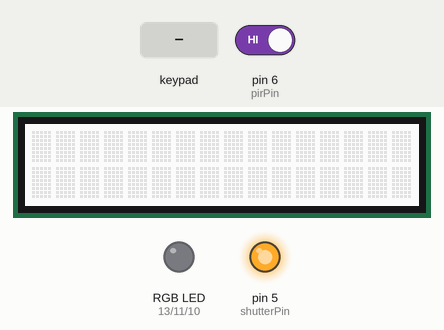
This sketch was run on a simulated Arduino Uno, built with avr-gcc and run on an emulated ATmega328P. Shown: 16×2 character LCD, an RGB LED mixed from three pins (HIGH = lit), output pins drawn as LEDs (lit = HIGH). Inputs (shaded band) come from the test bench; at power-on: pin 6 (pirPin) HIGH. What the sketch prints to the serial monitor is not drawn.

Above: at 4.6 s.
4.7 s: key 'U' pressed
At 5.5 s:
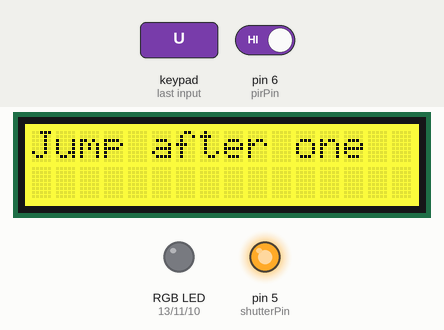
At 6.4 s:
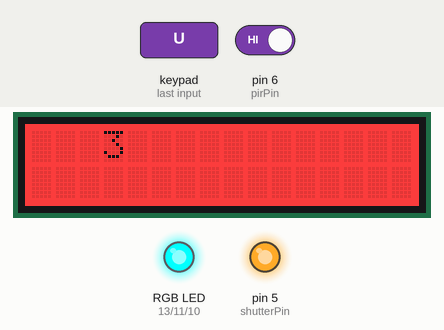
8.8 s: key 'D' pressed
At 11.0 s:
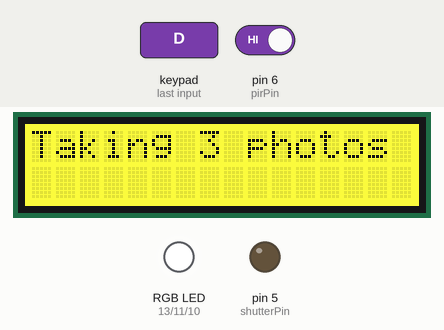
Timing chart, 0 to 21.3 s (numbered marks = the images above; inputs shaded):
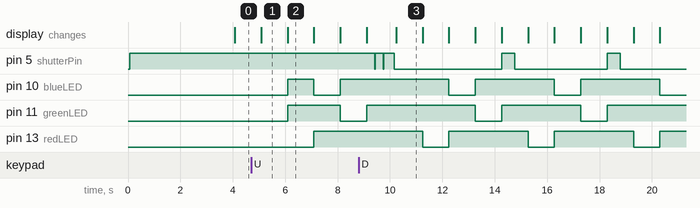

The sketch:

Photobooth.ino
```cpp
// ----------------------------------------
// Photobooth Code (this is the one you'll actually be using)
// ----------------------------------------

#include <Wire.h>
#include <Adafruit_RGBLCDShield.h>
#include <Adafruit_MCP23017.h>


Adafruit_RGBLCDShield lcd = Adafruit_RGBLCDShield();

// Set backlight color
#define RED 0x1
#define YELLOW 0x3
#define GREEN 0x2
#define TEAL 0x6
#define BLUE 0x4
#define VIOLET 0x5
#define WHITE 0x7

int shutterPin = 5; //digital 5 that connects to camera shutter
int pirPin = 6; //digital 6
int intMotion = 0;       // initialize motion to zero
int intNoMotion = 0;

int greenLED=11;     // initialize pin to 11
int blueLED=10;     // initialize pin to 10
int redLED=13;     // intialize pin to 13

boolean buttonselect;

void setup(){
Serial.begin(9600);
pinMode(pirPin, INPUT);
lcd.begin(16, 2);
int time = millis();
time = millis() - time;

pinMode(greenLED, OUTPUT);
pinMode(blueLED, OUTPUT);
pinMode(redLED, OUTPUT);
pinMode(shutterPin, OUTPUT);

digitalWrite(shutterPin, HIGH); // TEST pass!
}


void loop(){
uint8_t buttons = lcd.readButtons();
int pirVal = digitalRead(pirPin);

if(pirVal == LOW){                 //was motion detected
Serial.println("Motion Detected");
delay(1000);
intMotion = intMotion+1;
if(intMotion>3){
lcd.setBacklight(VIOLET);
lcd.setCursor(0, 0);
lcd.print ("Photobooth");
lcd.setCursor (0,1);
lcd.print ("Take a photo");
delay(2000);                   // 2 second delay
lcd.setCursor(0,0);
lcd.print("Select for Pic");
lcd.setCursor(0,1);
lcd.print("UP for Jump");
delay(3000);                  // 3 second delay
lcd.clear();
lcd.setCursor(0,0);
lcd.print("LEFT: 2 RIGHT: 4");  // the 4 is currently displaying over all over the following iterations.
lcd.setCursor(0,1);
lcd.clear();
lcd.print("DOWN: 3 PICS");
delay(1000);                    // 1 second delay
lcd.clear();
lcd.setCursor(0,0);
}
}

if (buttons) {                     // goal is: "if" sensor "then photo"
lcd.clear();
lcd.setCursor(0,0);
//SELECT BUTTON --> TAKES 1 PHOTO
if (buttons & BUTTON_SELECT) {
intMotion = 0;

lcd.clear();
lcd.print("Taking a photo");
lcd.setBacklight(YELLOW);
delay(1000);
lcd.clear();

RGBtest();

digitalWrite(shutterPin, HIGH);   // trip the shutter -- transition on relay (square wave on oscilloscope?)
delay(500);
digitalWrite(shutterPin, LOW); // trip the shutter
delay(500);
}

//UP BUTTON --> TAKES JUMP SHOTS -- 3 CONSECUTIVE SHOTS
if (buttons & BUTTON_UP) {
intMotion = 0;
RGBjump();
}

//LEFT BUTTON --> 2 photos
if (buttons & BUTTON_LEFT) {
intMotion = 0;

lcd.clear();
lcd.print("Taking 2 photos");
lcd.setBacklight(YELLOW);
delay(1000);
lcd.clear();

RGBtest();

digitalWrite(shutterPin, HIGH);
delay(500);
digitalWrite(shutterPin, LOW);
delay(500);
lcd.clear();

RGBtest();
digitalWrite(shutterPin, HIGH);
delay(500);
digitalWrite(shutterPin, LOW);
delay(500);
}

//DOWN BUTTON --> 3 photos
if (buttons & BUTTON_DOWN) {
intMotion = 0;

lcd.clear();
lcd.print("Taking 3 photos");
lcd.setBacklight(YELLOW);
delay(1000);
lcd.clear();

RGBtest();

digitalWrite(shutterPin, HIGH);
delay(500);
digitalWrite(shutterPin, LOW);
delay(500);

RGBtest();

digitalWrite(shutterPin, HIGH);
delay(500);
digitalWrite(shutterPin, LOW);
delay(500);

RGBtest();

digitalWrite(shutterPin, HIGH);
delay(500);
digitalWrite(shutterPin, LOW);
delay(500);
}

//BUTTON RIGHT --> TAKES 4 PHOTOS
if (buttons & BUTTON_RIGHT) {
intMotion = 0;

lcd.clear();
lcd.print("Taking 4 photos");
lcd.setBacklight(YELLOW);
delay(1000);
lcd.clear();

RGBtest();

digitalWrite(shutterPin, HIGH);
delay(500);
digitalWrite(shutterPin, LOW);
delay(500);

RGBtest();

digitalWrite(shutterPin, HIGH);
delay(500);
digitalWrite(shutterPin, LOW);
delay(500);

RGBtest();

digitalWrite(shutterPin, HIGH);
delay(500);
digitalWrite(shutterPin, LOW);
delay(500);

RGBtest();

digitalWrite(shutterPin, HIGH);
delay(500);
digitalWrite(shutterPin, LOW);
delay(500);
}
}

else if (pirVal == HIGH) {
Serial.println("No Motion Detected");
delay(1000);
intMotion = 0;
intNoMotion = intNoMotion+1;
if(intNoMotion>3){
lcd.setBacklight(WHITE);
lcd.clear();}
}
}


void RGBtest()
{ //Low is on the color that lights bc we're dealing with a common anode--so things are backwards
//RED light
lcd.clear();
digitalWrite(redLED, LOW);
digitalWrite(blueLED, HIGH);
digitalWrite(greenLED, HIGH);
lcd.setBacklight(RED);
lcd.setCursor (3,0);
lcd.print ("3");
delay(1000);
lcd.clear();

//BLUE light
digitalWrite(redLED, HIGH);
digitalWrite(blueLED, LOW);
digitalWrite(greenLED, HIGH);
lcd.setBacklight(GREEN);
lcd.setCursor (3,0);
lcd.print ("2");
delay(1000);
lcd.clear();

//GREEN light
digitalWrite(redLED, HIGH);
digitalWrite(blueLED, HIGH);
digitalWrite(greenLED, LOW);
lcd.setBacklight(BLUE);
lcd.setCursor (3,0);
lcd.print ("1");
delay(1000);
lcd.clear();

//SMILE!
digitalWrite(redLED, HIGH);
digitalWrite(blueLED, HIGH);
digitalWrite(greenLED, HIGH);
lcd.clear();
lcd.setBacklight(VIOLET);
lcd.print("SMILE!");
return; }


void RGBjump()
{
//Low is on the color that lights bc we're dealing with a common anode (so things are backwards)
lcd.clear();
lcd.print("Jump after one");
lcd.setBacklight(YELLOW);
delay(1000);
lcd.clear();

//RED light
digitalWrite(redLED, LOW);
digitalWrite(blueLED, HIGH);
digitalWrite(greenLED, HIGH);
lcd.setBacklight(RED);
lcd.setCursor (3,0);
lcd.print ("3");
delay(1000);
lcd.clear();

//BLUE light
digitalWrite(redLED, HIGH);
digitalWrite(blueLED, LOW);
digitalWrite(greenLED, HIGH);
lcd.setBacklight(GREEN);
lcd.setCursor (3,0);
lcd.print ("2");
delay(1000);
lcd.clear();

//GREEN light
digitalWrite(redLED, HIGH);
digitalWrite(blueLED, HIGH);
digitalWrite(greenLED, LOW);
lcd.setBacklight(BLUE);
lcd.setCursor (3,0);
lcd.print ("1");
delay(1000);
lcd.clear();

//Smile!
digitalWrite(redLED, HIGH);
digitalWrite(blueLED, HIGH);
digitalWrite(greenLED, HIGH);
lcd.clear();
lcd.setBacklight(VIOLET);
lcd.print("JUMP!!!!");

digitalWrite(shutterPin, HIGH);
delay(300);
digitalWrite(shutterPin, LOW);
delay(25);

digitalWrite(shutterPin, HIGH);
delay(300);
digitalWrite(shutterPin, LOW);
delay(25);

digitalWrite(shutterPin, HIGH);
delay(400);
digitalWrite(shutterPin, LOW);
delay(50);

return;
}
```

Measured:
- after the input at 4.7 s, pin 10 (blueLED): LOW → HIGH after 1.4 s, → LOW 1.0 s later, → HIGH 1.0 s later; pin 11 (greenLED): LOW → HIGH after 1.4 s, → LOW 2.0 s later; pin 13 (redLED): LOW → HIGH after 2.4 s; the display: changes after 0.39 s (image 1)
- after the input at 8.8 s, pin 10 (blueLED): alternates HIGH for 3.0 s and LOW for 1.0 s, starting after 3.4 s; pin 13 (redLED): alternates HIGH for 3.0 s and LOW for 1.0 s, starting after 2.4 s; the display: first differs from a run without the input after 1.4 s (image 3)
- what the display in image 1 shows lasts 1.0 s, from 5.1 s to 6.1 s
